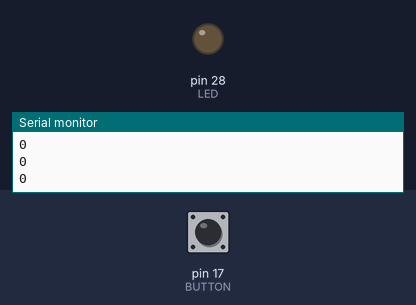
This sketch was run on a simulated Arduino Mega 2560, built with avr-gcc and run on an emulated ATmega2560. On the bench: output pins drawn as LEDs (lit = HIGH), the last lines printed to the serial monitor. The test bench sets the inputs (shaded band); at power-on: pin 17 (BUTTON) LOW.

Above: at 2.8 s.
2.9 s: pin 17 (BUTTON) pulled HIGH for 1.2 s
At 3.4 s:
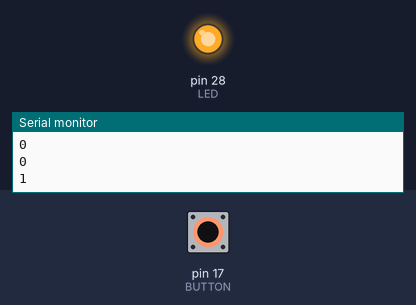
6.5 s: pin 17 (BUTTON) pulled HIGH for 3.2 s
At 11.2 s:
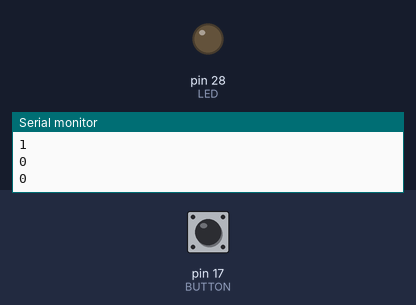
Timing chart, 0 to 12.7 s (numbered marks = the images above; inputs shaded):
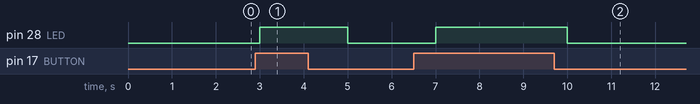

Measured:
- after the input at 2.9 s, pin 28 (LED): LOW → HIGH after 0.10 s, → LOW 2.0 s later
- after the input at 6.5 s, pin 28 (LED): LOW → HIGH after 0.50 s, → LOW 3.0 s later

The sketch:

kadai3.ino
```cpp
const int LED = 28;
const int BUTTON = 17;
int state = 0;

void setup ()
{
  Serial.begin(9600);
  pinMode (BUTTON, INPUT);
  pinMode (LED, OUTPUT);
}  // end of setup

void loop ()
{
  state = digitalRead(BUTTON);
  Serial.println(state);
  if (state == 1)
    digitalWrite (LED, HIGH);
  else
    digitalWrite (LED, LOW);
  delay(1000);
}
```
